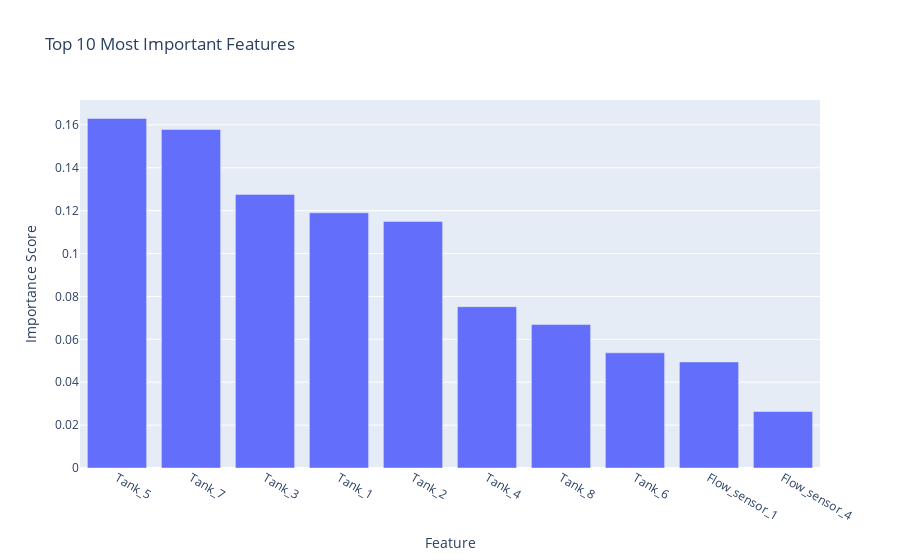

The cell this chart's notebook holds for it:
### Code cell
# Plot feature importance
feature_importance = pd.DataFrame(
    list(binary_results['feature_importance'].items()),
    columns=['Feature', 'Importance']
).sort_values('Importance', ascending=False).head(10)

fig = go.Figure(data=[
    go.Bar(x=feature_importance['Feature'],
           y=feature_importance['Importance'])
])

fig.update_layout(
    title='Top 10 Most Important Features',
    xaxis_title='Feature',
    yaxis_title='Importance Score'
)

fig.show()

### Figure 1 — Plotly figure (JSON) as saved in the notebook; plotly's stock layout.template omitted (floating-point values rounded to 4 significant figures)
{"data": [{"type": "bar", "x": ["Tank_5", "Tank_7", "Tank_3", "Tank_1", "Tank_2", "Tank_4", "Tank_8", "Tank_6", "Flow_sensor_1", "Flow_sensor_4"], "y": [0.163, 0.1579, 0.1276, 0.119, 0.115, 0.07524, 0.0669, 0.05371, 0.04945, 0.02634]}], "layout": {"title": {"text": "Top 10 Most Important Features"}, "xaxis": {"title": {"text": "Feature"}}, "yaxis": {"title": {"text": "Importance Score"}}}}
